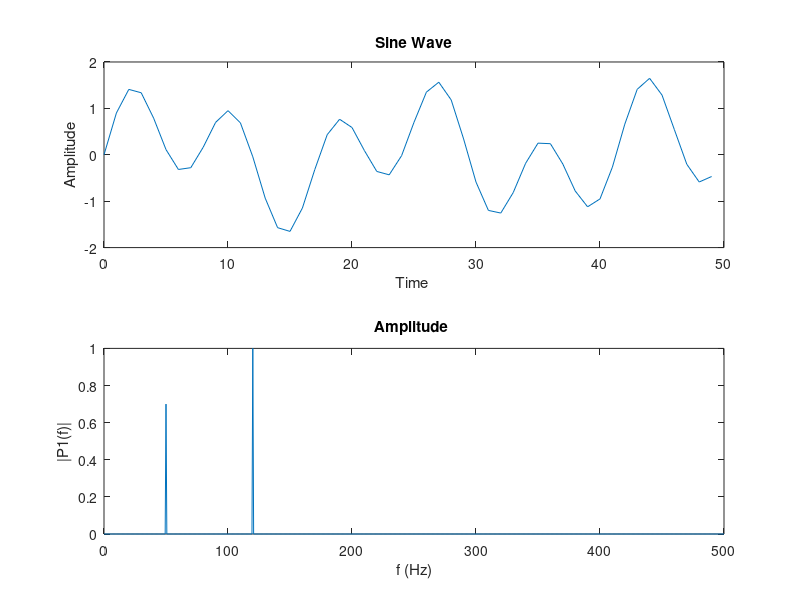

Write MATLAB code to recreate this figure.
 Fs = 1000;            % Sampling frequency                    
T = 1/Fs;             % Sampling period       
L = 1500;             % Length of signal
time = (0:L-1)*T;        % Time vector
 sinwave = 0.7*sin(2*pi*50*time) + sin(2*pi*120*time);
 subplot(2,1,1);
plot(1000*time(1:50),sinwave(1:50))
 xlabel('Time ')
ylabel('Amplitude') 
title('Sine Wave')


Y = fft(sinwave);     
P2 = abs(Y/L);
P1 = P2(1:L/2+1);
P1(2:end-1) = 2*P1(2:end-1);
subplot(2,1,2);
f = Fs*(0:(L/2))/L;
plot(f,P1) 
title('Amplitude ')
xlabel('f (Hz)')
ylabel('|P1(f)|')